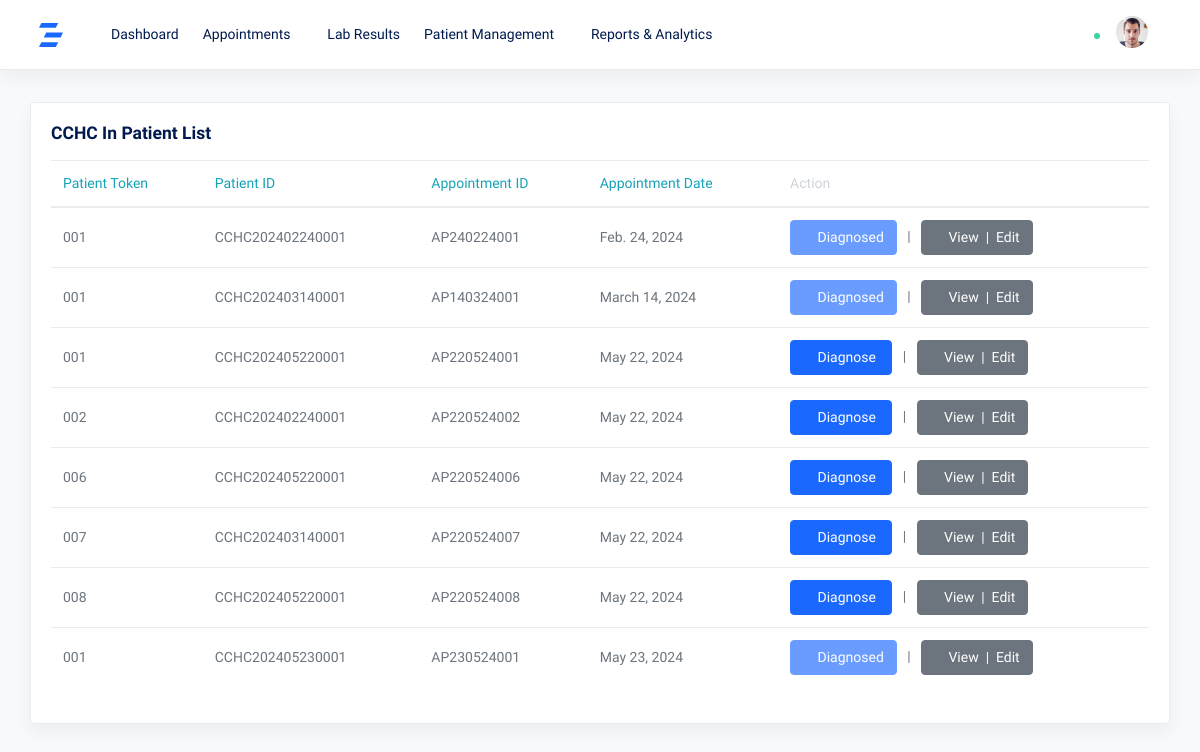
Page /junior_doctor/juniorDoctor_appointmentList on the earlier database version.
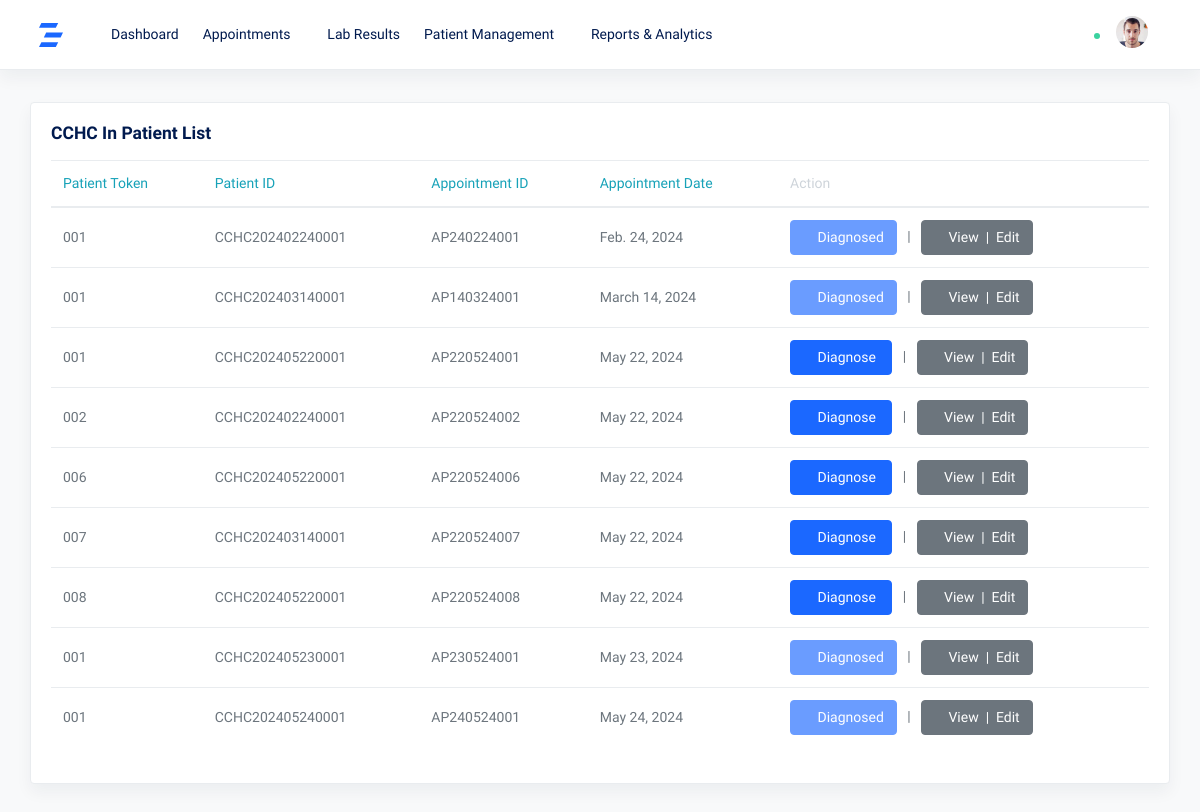
Same page on the later database version.
### patient/models.py (models this page shows, shortened)
class Visit(models.Model):
    appointment_id = models.CharField(max_length=12, unique=True,primary_key=True)
    patient_id = models.ForeignKey('PatientPrimaryData', on_delete=models.CASCADE)
    visit_date = models.DateField()
    doctor_name = models.CharField(max_length=50)
    patient_type = models.CharField(max_length=20)
    doctor_fee = models.DecimalField(max_digits=10, decimal_places=2)
    gst = models.DecimalField(max_digits=10, decimal_places=2)
    discount = models.DecimalField(max_digits=10, decimal_places=2)
    subtotal = models.DecimalField(max_digits=10, decimal_places=2)
    total_amount = models.DecimalField(max_digits=10, decimal_places=2)
    today_date = models.DateField(auto_now_add=True)
    patient_token = models.CharField(max_length=6)

class PatientPrimaryData(models.Model):
    patient_id = models.CharField(max_length=16, unique=True)
    patient_name = models.CharField(max_length=100)
    patient_age = models.PositiveIntegerField()
    patient_dob = models.DateField()
    patient_gender = models.CharField(max_length=10)
    mobile_number = models.CharField(max_length=17)
    guardian_name = models.CharField(max_length=100)
    relationship = models.CharField(max_length=100)
    registration_date = models.DateField(default=timezone.now)
    state = models.CharField(max_length=100)
    district = models.CharField(max_length=100)
    address=models.TextField(max_length=250, default='')
    def __str__(self):
        return self.patient_id

### junior_doctor/views.py (the view)
# urls.py: path('juniorDoctor_appointmentList',views.juniorDoctor_appointmentList,name="juniorDoctor_appointmentList"),
def juniorDoctor_appointmentList(request):
    appointments=Visit.objects.all()
    for appointment in appointments:
        try:
            jdd_data=JDD.objects.get(appointment_id=appointment)
            appointment.jdd_data_present =True
        except JDD.DoesNotExist:
            appointment.jdd_data_present = False
    return render(request,'juniorDoctor_appointmentList.html',{'appointments':appointments})

### templates/juniorDoctor_appointmentList.html (shortened to what this page needs)
{% extends 'juniorDoctor_base.html' %}
{% block body %}
<main role="main" class="main-content">
  <div class="container-fluid">
    <div class="row justify-content-center">
      <div class="col-md-12 my-8">
        <div class="card shadow">
          <div class="card-body">
            <h5 class="card-title">CCHC In Patient List</h5>
            <table class="table table-hover">
              <thead>
                <tr>
                  <th class="text-info">Patient Token</th>
                  <th class="text-info">Patient ID </th>
                  <th class="text-info">Appointment ID </th>
                  <th class="text-info">Appointment Date</th>
                  <th>Action</th>
                </tr>
              </thead>
              <tbody>
                {% for appointment in appointments %}
                <tr>
                  <td>{{ appointment.patient_token }}</td>
                  <td>{{ appointment.patient_id }}</td>
                  <td>{{ appointment.appointment_id }}</td>
                  <td>{{ appointment.visit_date }}</td>
                  <td>
                    {% if appointment.jdd_data_present %}
                    <button class="btn btn-primary" disabled><span
                        class="fe fe-check-square"></span>&nbsp;Diagnosed</button>
                    {% else %}
                    <a href="/junior_doctor/juniorDoctor_patientDiagonise/{{ appointment.appointment_id }}/"
                      class="btn btn-primary"><span class="fe fe-20 fe-edit"></span>&nbsp;Diagnose&nbsp;</a>
                    {% endif %}
                    &nbsp; | &nbsp;
                    <a href="/junior_doctor/juniorDoctor_patientDiagonise_View_Edit/{{ appointment.appointment_id }}/"
                      class="btn btn-secondary">
                      <span class="fe fe-20 fe-external-link"></span>&nbsp;View &nbsp;|&nbsp; Edit
                    </a>
                  </td>
                </tr>
                {% endfor %}
              </tbody>
            </table>
          </div>
        </div>
      </div>
    </div>
  </div>
</main>
{% endblock %}

Differences in the rows shown:
added Visit: patient_token "001", patient_id "CCHC202405240001", appointment_id "AP240524001", visit_date "May 24, 2024", shows "Diagnosed"
